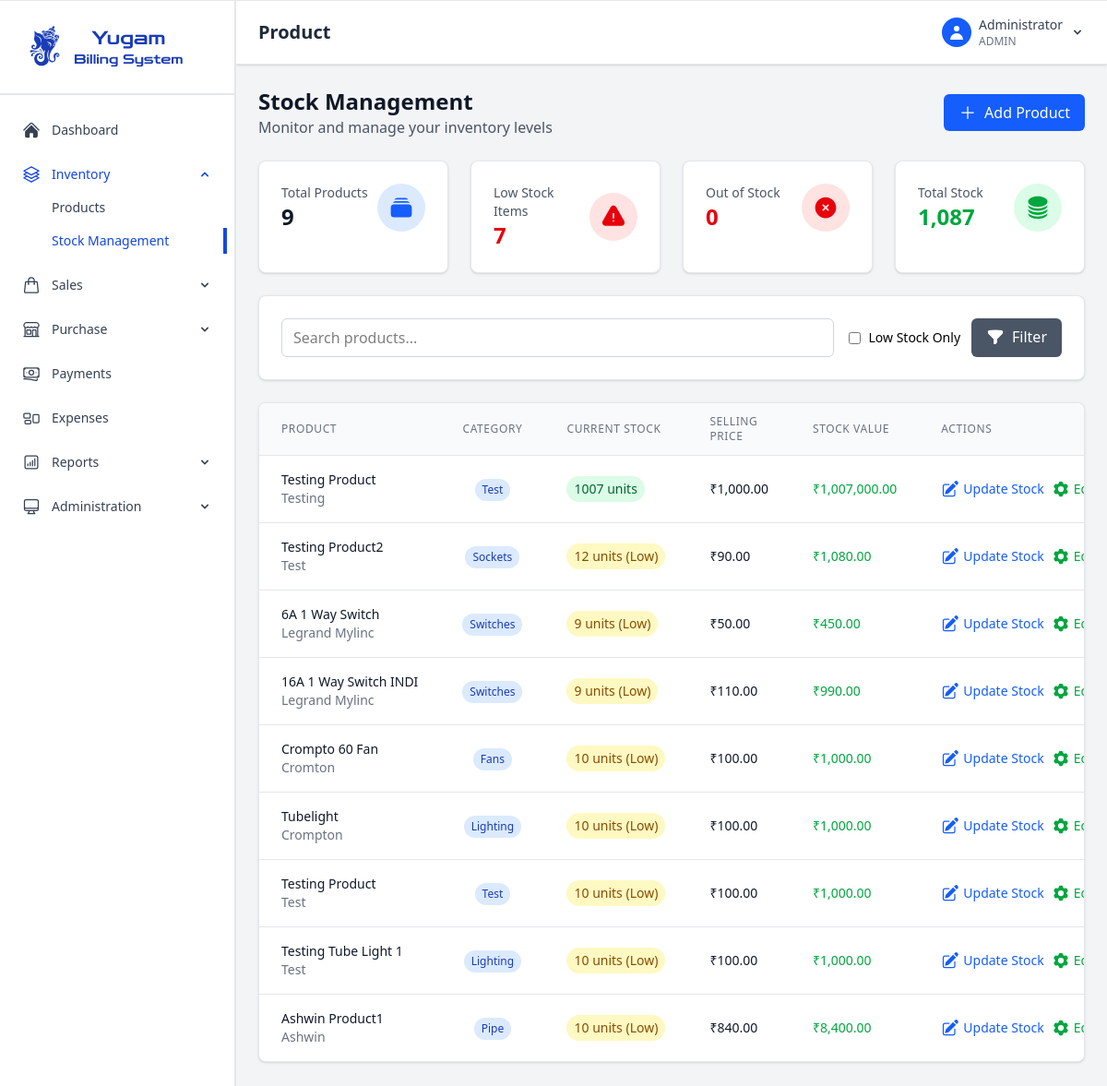
/stock (signed in), run on an earlier commit of the app's database.
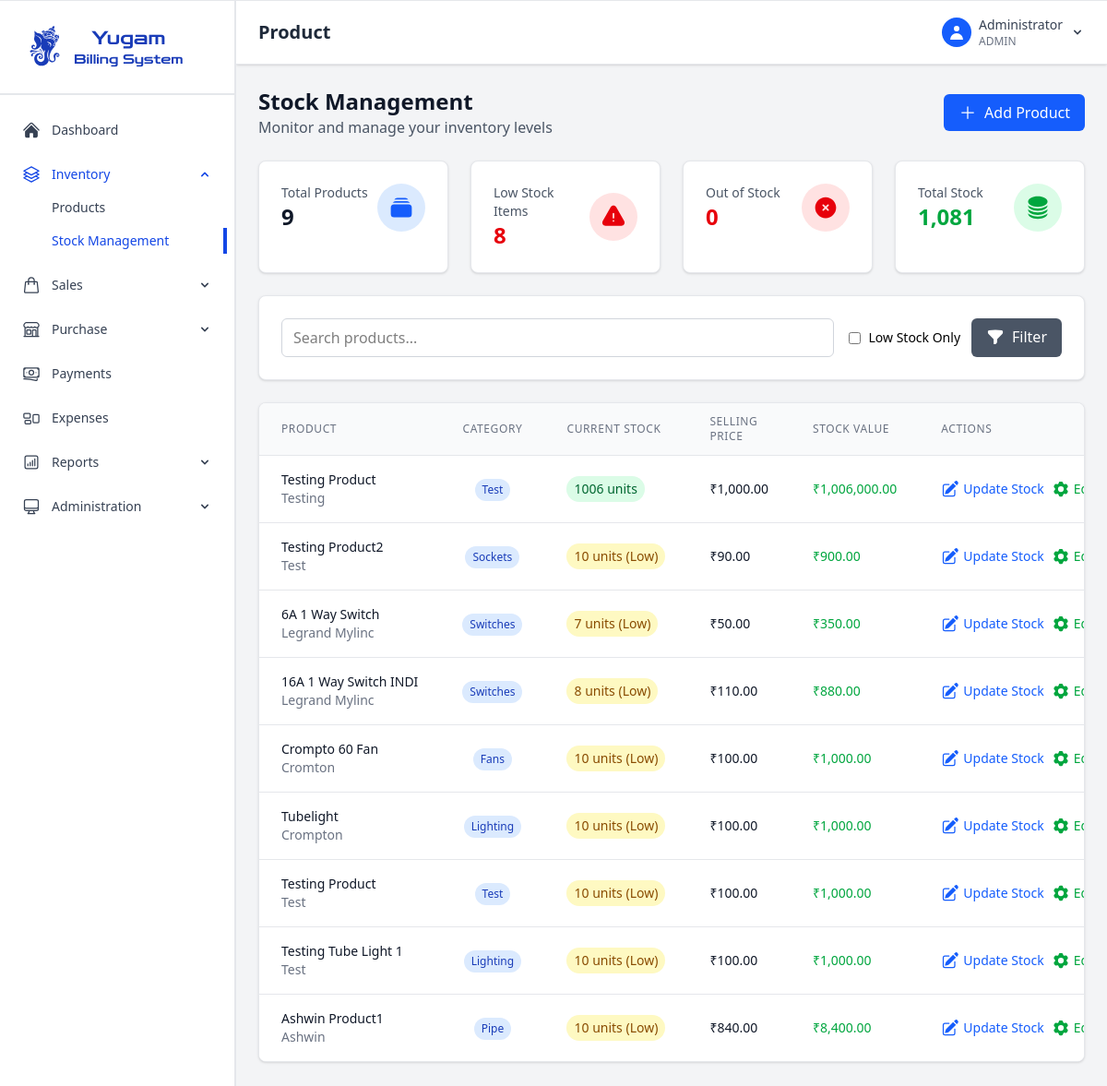
And on a later commit of the database.
### app.py (models this page shows)
class Product(db.Model):
    id = db.Column(db.Integer, primary_key=True)
    name = db.Column(db.String(100), nullable=False)
    category = db.Column(db.String(50), nullable=False)
    brand = db.Column(db.String(50), nullable=False)
    mrp_price = db.Column(db.Float, nullable=False)
    cost_price = db.Column(db.Float, nullable=False)
    selling_price = db.Column(db.Float, nullable=False)
    gst_rate = db.Column(db.Float, nullable=False)
    stock_quantity = db.Column(db.Integer, default=0)
    vendor_id = db.Column(db.Integer, db.ForeignKey('vendor.id'))
    created_at = db.Column(db.DateTime, default=datetime.utcnow)

### app.py (the view)
@app.route('/stock')
@login_required
def stock_management():
    page = request.args.get('page', 1, type=int)
    search = request.args.get('search', '', type=str)
    low_stock = request.args.get('low_stock', False, type=bool)
    query = Product.query
    if search:
        query = query.filter(Product.name.contains(search))
    if low_stock:
        query = query.filter(Product.stock_quantity <= 10)
    products = query.paginate(
        page=page, per_page=15, error_out=False
    )
    return render_template('stock_management.html', products=products, search=search, low_stock=low_stock)

### app.py (called while the page is built)
@login_manager.user_loader
def load_user(user_id):
    return User.query.get(int(user_id))

@app.context_processor
def inject_datetime():
    return {'datetime': datetime}

### templates/stock_management.html (shortened to what the changed rows need)
{% extends "base.html" %}
{% block page_title %}Product{% endblock %}
{% block content %}
<div class="space-y-6">
    <div class="flex flex-col sm:flex-row justify-between items-start sm:items-center">
        <div>
            <h1 class="text-2xl font-bold text-gray-900">Stock Management</h1>
        </div>
    </div>
    <div class="grid lg:grid-cols-4 md:grid-cols-2 gap-6">
        <div class="bg-white rounded-lg shadow-sm border border-gray-200 p-6">
            <div class="flex items-center justify-between">
                <div>
                    <p class="text-sm font-medium text-gray-600">Low Stock Items</p>
                    <p class="text-2xl font-bold text-red-600">{{ products.items|selectattr('stock_quantity', '>', 0)|selectattr('stock_quantity', '<=', 10)|list|length }}</p>
                </div>
            </div>
        </div>
        <div class="bg-white rounded-lg shadow-sm border border-gray-200 p-6">
            <div class="flex items-center justify-between">
                <div>
                    <p class="text-sm font-medium text-gray-600">Total Stock</p>
                    <p class="text-2xl font-bold text-green-600">{{ "{:,.0f}".format(products.items|sum(attribute='stock_quantity')) }}</p>
                </div>
            </div>
        </div>
    </div>
    <div class="bg-white rounded-lg shadow-sm border border-gray-200 overflow-hidden">
        <div class="overflow-x-auto">
            <table class="min-w-full divide-y divide-gray-200">
                <thead class="bg-gray-50">
                    <tr>
                        <th class="px-6 py-3 text-left text-xs font-medium text-gray-500 uppercase tracking-wider">Product</th>
                        <th class="px-6 py-3 text-center text-xs font-medium text-gray-500 uppercase tracking-wider">Category</th>
                        <th class="px-6 py-3 text-left text-xs font-medium text-gray-500 uppercase tracking-wider">Current Stock</th>
                        <th class="px-6 py-3 text-left text-xs font-medium text-gray-500 uppercase tracking-wider">Selling Price</th>
                        <th class="px-6 py-3 text-left text-xs font-medium text-gray-500 uppercase tracking-wider">Stock Value</th>
                        <th class="px-6 py-3 text-left text-xs font-medium text-gray-500 uppercase tracking-wider">Actions</th>
                    </tr>
                </thead>
                <tbody class="bg-white divide-y divide-gray-200">
                    {% for product in products.items %}
                        <tr class="hover:bg-gray-50">
                            <td class="px-6 py-4 whitespace-nowrap">
                                <div>
                                    <div class="text-sm font-medium text-gray-900">{{ product.name }}</div>
                                    <div class="text-sm text-gray-500">{{ product.brand }}</div>
                                </div>
                            </td>
                            <td class="px-6 py-4 whitespace-nowrap text-center">
                                <span class="inline-flex px-2 py-1 text-xs font-medium bg-blue-100 text-blue-800 rounded-full">
                                    {{ product.category }}
                                </span>
                            </td>
                            <td class="px-6 py-4 whitespace-nowrap">
                                {% if product.stock_quantity == 0 %}
                                    <span class="inline-flex px-2 py-1 text-sm font-medium bg-red-100 text-red-800 rounded-full">
                                        Out of Stock
                                    </span>
                                {% elif product.stock_quantity <= 5 %}
                                    <span class="inline-flex px-2 py-1 text-sm font-medium bg-red-100 text-red-800 rounded-full">
                                        {{ product.stock_quantity }} units (Critical)
                                    </span>
                                {% elif product.stock_quantity <= 20 %}
                                    <span class="inline-flex px-2 py-1 text-sm font-medium bg-yellow-100 text-yellow-800 rounded-full">
                                        {{ product.stock_quantity }} units (Low)
                                    </span>
                                {% else %}
                                    <span class="inline-flex px-2 py-1 text-sm font-medium bg-green-100 text-green-800 rounded-full">
                                        {{ product.stock_quantity }} units
                                    </span>
                                {% endif %}
                            </td>
                            <td class="px-6 py-4 whitespace-nowrap text-sm text-gray-900">
                                ₹{{ "{:,.2f}".format(product.selling_price) }}
                            </td>
                            <td class="px-6 py-4 whitespace-nowrap text-sm font-medium text-green-600">
                                ₹{{ "{:,.2f}".format(product.stock_quantity * product.selling_price) }}
                            </td>
                            <td class="px-6 py-4 whitespace-nowrap text-sm font-medium">
                                <div class="flex space-x-2">
                                    <button class="stock-update-btn text-blue-600 hover:text-blue-900 transition-colors duration-200 flex cursor-pointer"
                                            data-product-id="{{ product.id }}"
                                            data-product-name="{{ product.name }}"
                                            data-stock="{{ product.stock_quantity }}">
                                               Update Stock
                                    </button>
                                    <a href="{{ url_for('edit_product', product_id=product.id) }}"
                                       class="text-green-600 hover:text-green-900 transition-colors duration-200 flex">
                                       Edit
                                    </a>
                                </div>
                            </td>
                        </tr>
                    {% endfor %}
                </tbody>
            </table>
        </div>
    </div>
</div>
{% endblock %}

What changed in the data, as far as the page shows it:
changed Product "Testing": stock_quantity "1007" → "1006"; product.stock_quantity*product.selling_price "1,007,000.00" → "1,006,000.00"
changed Product "Testing Product2": stock_quantity "12" → "10"; product.stock_quantity*product.selling_price "1,080.00" → "900.00"
changed Product "6A 1 Way Switch": stock_quantity "9" → "7"; product.stock_quantity*product.selling_price "450.00" → "350.00"
changed Product "16A 1 Way Switch INDI": stock_quantity "9" → "8"; product.stock_quantity*product.selling_price "990.00" → "880.00"
Also different on the page:
{{ "{:,.0f}".format(products.items|sum(attribute='stock_quantity')) }}: "1,087" → "1,081"
text no longer shown: "7"
text now shown: "8"
